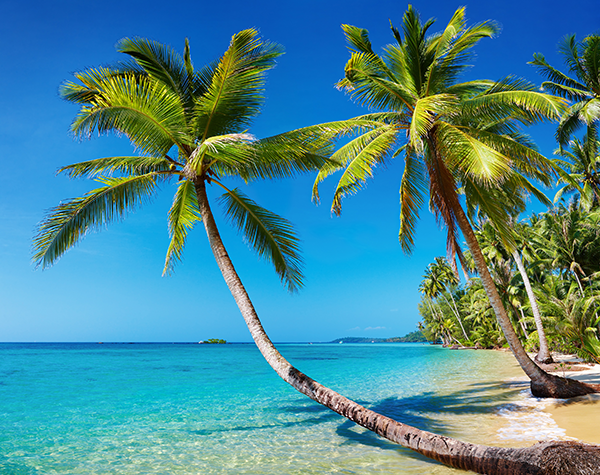
#> input picture images/beach.png, 600 x 475 px
$ jupyter execute 2_image_basics.ipynb
#> lines starting #> are read from the running program, lines starting #| are printed output that depends on the picture
### module1/cv_imshow.py
#!/usr/bin/env python
# coding: utf-8

# In[5]:


get_ipython().run_line_magic('matplotlib', 'inline')
from matplotlib import pyplot as plt
import cv2
import numpy as np


# In[8]:

def show_image():
    plt.show()

def display_image(title, img, render_image=True):
    if img.ndim == 3:
        img = img[:,:,::-1]
    plt.title(title)
    plt.imshow(img, cmap="gray")
    if render_image:
        show_image()

def create_subplot(fig, rows, columns, i, title, img):
    fig.add_subplot(rows, columns, i)
    display_image(title,img, render_image=False)

### module1/2_image_basics.ipynb
[cell 1]
import cv2
import argparse
import sys
sys.path.append("../")
import cv_imshow

[cell 2]
args = {
    "image": "../images/beach.png"
}

[cell 3]
#display image
image = cv2.imread(args["image"])
#> image is the input picture: shape (475, 600, 3); mean B, G, R 148.4, 136.5, 73.3
(h,w) = image.shape[:2]
#> h = 475; w = 600
cv_imshow.display_image("Original", image)

[cell 4]
#access pixel
(b, g, r) = image[0, 0]
#> b = 173; g = 85; r = 16
print("Pixel at (0,0) - Red: {r}, Green: {g}, Blue: {b}".format(r=r, g=g, b=b))
#| Pixel at (0,0) - Red: 16, Green: 85, Blue: 173

#slicing image
(cX, cY) = (w//2, h//2)
#> cX = 300; cY = 237
tl = image[0:cY, 0:cX]
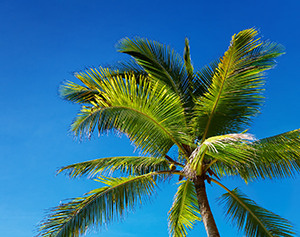
#> tl: shape (237, 300, 3); mean B, G, R 139.6, 113.7, 49.2
cv_imshow.display_image("Top-left corner", tl)
#> call 2 of display_image, with title = 'Top-left corner', render_image = True
#> in display_image (call 2), `img = img[:,:,::-1]`:
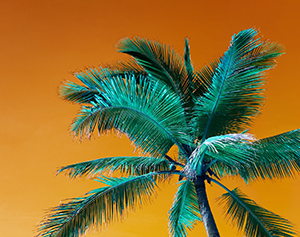
#> img: shape (237, 300, 3); mean B, G, R 49.2, 113.7, 139.6

[cell 5]
tr = image[0:cY, cX:w]
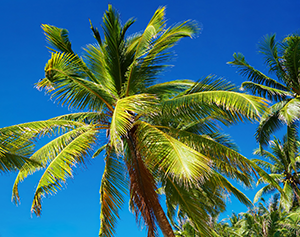
#> tr: shape (237, 300, 3); mean B, G, R 114.3, 109.5, 61.4
br = image[cY:h, cX:w]
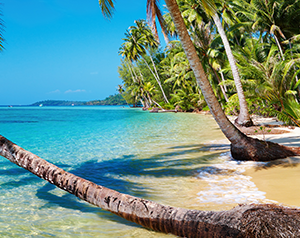
#> br: shape (238, 300, 3); mean B, G, R 139, 146.6, 108.3
bl = image[cY:h, 0:cX]
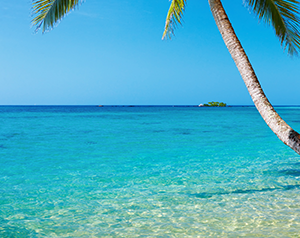
#> bl: shape (238, 300, 3); mean B, G, R 200.7, 175.9, 74
cv_imshow.display_image("Top-Right Corner", tr)
cv_imshow.display_image("Bottom-Right Corner", br)
#> call 4 of display_image, with title = 'Bottom-Right Corner', render_image = True
#> in display_image (call 4), `img = img[:,:,::-1]`:
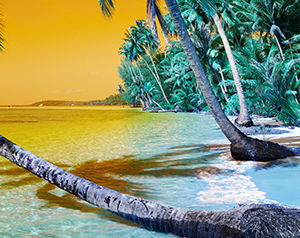
#> img: shape (238, 300, 3); mean B, G, R 108.3, 146.6, 139
cv_imshow.display_image("Bottom-Left Corner", bl)

$ run again, with images/circles_and_squares.png copied over images/beach.png
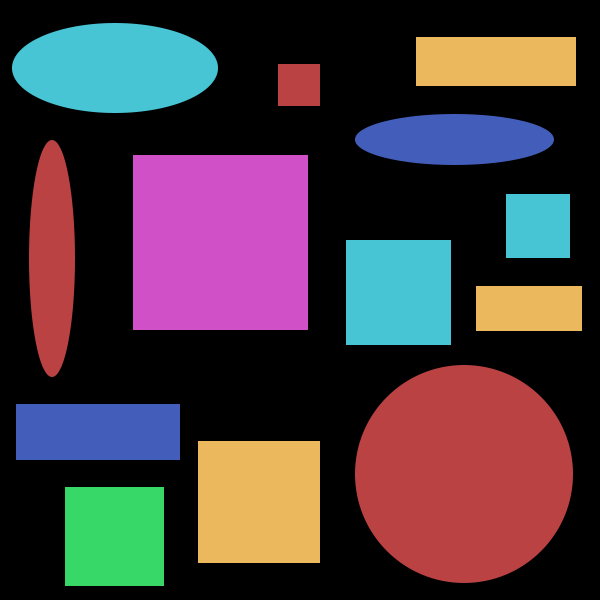
#> input picture images/circles_and_squares.png, 600 x 600 px
#> image is the input picture: shape (600, 600, 3); mean B, G, R 62, 56.2, 70.8
#> b = 0
#| Pixel at (0,0) - Red: 0, Green: 0, Blue: 0
#> img: shape (300, 300, 3)
#> `bl = image[cY:h, 0:cX]`:
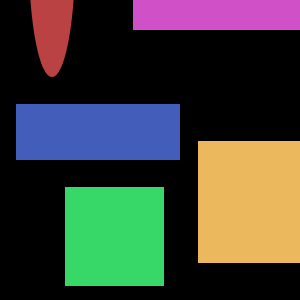
#> bl: shape (300, 300, 3); mean B, G, R 56.1, 64.8, 61.9
#> in display_image (call 4), `img = img[:,:,::-1]`:
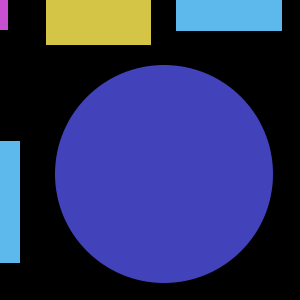
#> img: shape (300, 300, 3); mean B, G, R 96.4, 49.6, 45
